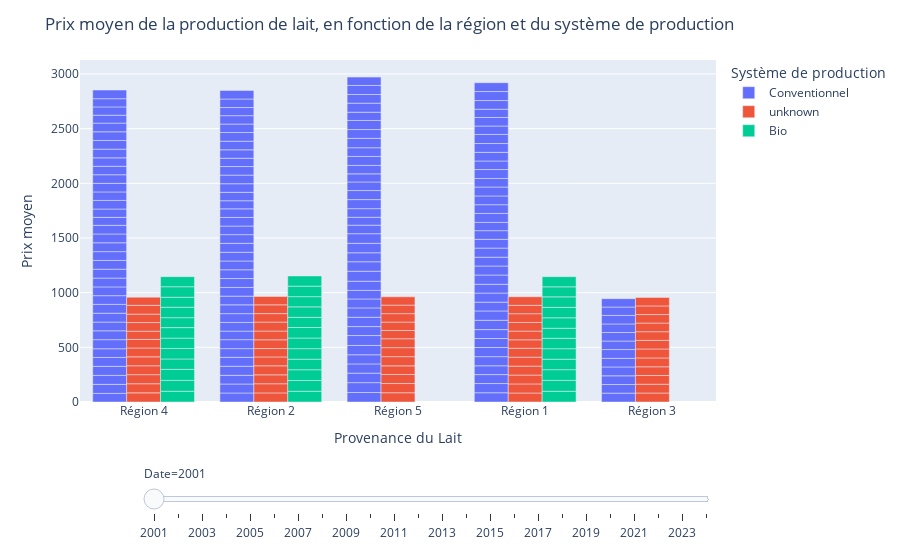

Notebook source saved alongside this figure:
### Code cell
# Vérifiez et triez les données par année si nécessaire.
swiss_production_data['Date'] = pd.to_datetime(swiss_production_data['Date']).dt.year
swiss_production_data = swiss_production_data[swiss_production_data['Date'].between(2001, 2024)]
swiss_production_data.sort_values('Date', inplace=True)

# Créez le graphique avec Plotly Express.
fig = px.bar(
    swiss_production_data, 
    x='Provenance du produit', 
    y='Prix', 
    color='Système de production', 
    barmode='group',
    animation_frame='Date'  
)

# Mise à jour des titres.
fig.update_layout(
    title_text='Prix moyen de la production de lait, en fonction de la région et du système de production',
    xaxis_title='Provenance du Lait',
    yaxis_title='Prix moyen',
)

# Ajouter des détails de hover.
fig.update_traces(
    hovertemplate='Provenance du produit: %{x}<br>Système de production: %{marker.color}<br>Date: %{animation_frame}<br>Prix: %{y}'
)

# Créez des étapes pour le slider.
years = swiss_production_data['Date'].unique()
steps = []
for year in years:
    step = dict(
        method='animate',
        label=str(year),
        args=[[str(year)], {'frame': {'duration': 300, 'redraw': True}, 'mode': 'immediate'}]
    )
    steps.append(step)

# Ajoutez le slider à la figure.
fig.update_layout(
    sliders=[{'steps': steps}]
)

# Supprimez le bouton de lecture automatique.
fig.layout.updatemenus[0].buttons = []

# Affichez le graphique.
fig.show()

### Figure 1 — Plotly figure (JSON) as saved in the notebook; plotly's stock layout.template omitted (floating-point values rounded to 4 significant figures; data arrays with more than 128 entries replaced by an {"elided": "..."} marker saying what was removed)
{"data": [{"alignmentgroup": "True", "hovertemplate": "Provenance du produit: %{x}<br>Système de production: %{marker.color}<br>Date: %{animation_frame}<br>Prix: %{y}", "legendgroup": "Conventionnel", "marker": {"color": "#636efa", "pattern": {"shape": ""}}, "name": "Conventionnel", "offsetgroup": "Conventionnel", "orientation": "v", "showlegend": true, "textposition": "auto", "type": "bar", "x": {"elided": "156 str values"}, "xaxis": "x", "y": {"elided": "156 float values"}, "yaxis": "y"}, {"alignmentgroup": "True", "hovertemplate": "Provenance du produit: %{x}<br>Système de production: %{marker.color}<br>Date: %{animation_frame}<br>Prix: %{y}", "legendgroup": "unknown", "marker": {"color": "#EF553B", "pattern": {"shape": ""}}, "name": "unknown", "offsetgroup": "unknown", "orientation": "v", "showlegend": true, "textposition": "auto", "type": "bar", "x": ["Région 1", "Région 2", "Région 1", "Région 2", "Région 3", "Région 5", "Région 4", "Région 3", "Région 5", "Région 1", "Région 5", "Région 3", "Région 4", "Région 4", "Région 4", "Région 2", "Région 5", "Région 3", "Région 1", "Région 4", "Région 3", "Région 1", "Région 4", "Région 2", "Région 3", "Région 5", "Région 5", "Région 1", "Région 2", "Région 5", "Région 4", "Région 2", "Région 1", "Région 4", "Région 3", "Région 5", "Région 3", "Région 4", "Région 3", "Région 2", "Région 1", "Région 1", "Région 2", "Région 5", "Région 5", "Région 2", "Région 2", "Région 5", "Région 3", "Région 3", "Région 4", "Région 4", "Région 2", "Région 1", "Région 3", "Région 5", "Région 2", "Région 1", "Région 4", "Région 1"], "xaxis": "x", "y": [82.22, 83.32, 83.18, 83.5, 82.01, 84.84, 83.57, 80.61, 84.17, 81.06, 82.61, 79.69, 83.54, 83.01, 81.16, 81.62, 78.93, 79.93, 81.53, 81.44, 80.93, 81.92, 81.19, 82.62, 81.94, 84.14, 82.55, 81.78, 81.16, 81.15, 78.87, 76.67, 77.19, 74.63, 78.54, 75.49, 79.25, 79.07, 79.22, 80.09, 79.39, 79.16, 79.82, 76.66, 77.52, 81.78, 77.73, 78.04, 77.57, 78.98, 76.99, 80.47, 80.3, 80.15, 77.63, 75.87, 76.62, 76.72, 74.45, 78.24], "yaxis": "y"}, {"alignmentgroup": "True", "hovertemplate": "Provenance du produit: %{x}<br>Système de production: %{marker.color}<br>Date: %{animation_frame}<br>Prix: %{y}", "legendgroup": "Bio", "marker": {"color": "#00cc96", "pattern": {"shape": ""}}, "name": "Bio", "offsetgroup": "Bio", "orientation": "v", "showlegend": true, "textposition": "auto", "type": "bar", "x": ["Région 4", "Région 2", "Région 4", "Région 1", "Région 1", "Région 2", "Région 4", "Région 2", "Région 1", "Région 4", "Région 2", "Région 1", "Région 4", "Région 1", "Région 2", "Région 1", "Région 4", "Région 2", "Région 4", "Région 2", "Région 4", "Région 2", "Région 1", "Région 2", "Région 4", "Région 1", "Région 1", "Région 4", "Région 2", "Région 4", "Région 2", "Région 1", "Région 4", "Région 2", "Région 1", "Région 1"], "xaxis": "x", "y": [98.6, 98.28, 99.12, 98.05, 99.71, 98.35, 100.7, 98.16, 97.79, 95.22, 96.78, 95.81, 96.0, 96.15, 96.26, 94.93, 94.58, 97.44, 96.06, 95.82, 91.01, 93.12, 92.06, 95.85, 95.49, 95.47, 95.52, 91.16, 93.47, 96.31, 96.08, 95.94, 91.94, 93.1, 91.94, 92.73], "yaxis": "y"}], "layout": {"barmode": "group", "legend": {"title": {"text": "Système de production"}, "tracegroupgap": 0}, "margin": {"t": 60}, "sliders": [{"active": 0, "currentvalue": {"prefix": "Date="}, "len": 0.9, "pad": {"b": 10, "t": 60}, "steps": [{"args": [["2001"], {"frame": {"duration": 300, "redraw": true}, "mode": "immediate"}], "label": "2001", "method": "animate"}, {"args": [["2002"], {"frame": {"duration": 300, "redraw": true}, "mode": "immediate"}], "label": "2002", "method": "animate"}, {"args": [["2003"], {"frame": {"duration": 300, "redraw": true}, "mode": "immediate"}], "label": "2003", "method": "animate"}, {"args": [["2004"], {"frame": {"duration": 300, "redraw": true}, "mode": "immediate"}], "label": "2004", "method": "animate"}, {"args": [["2005"], {"frame": {"duration": 300, "redraw": true}, "mode": "immediate"}], "label": "2005", "method": "animate"}, {"args": [["2006"], {"frame": {"duration": 300, "redraw": true}, "mode": "immediate"}], "label": "2006", "method": "animate"}, {"args": [["2007"], {"frame": {"duration": 300, "redraw": true}, "mode": "immediate"}], "label": "2007", "method": "animate"}, {"args": [["2008"], {"frame": {"duration": 300, "redraw": true}, "mode": "immediate"}], "label": "2008", "method": "animate"}, {"args": [["2009"], {"frame": {"duration": 300, "redraw": true}, "mode": "immediate"}], "label": "2009", "method": "animate"}, {"args": [["2010"], {"frame": {"duration": 300, "redraw": true}, "mode": "immediate"}], "label": "2010", "method": "animate"}, {"args": [["2011"], {"frame": {"duration": 300, "redraw": true}, "mode": "immediate"}], "label": "2011", "method": "animate"}, {"args": [["2012"], {"frame": {"duration": 300, "redraw": true}, "mode": "immediate"}], "label": "2012", "method": "animate"}, {"args": [["2013"], {"frame": {"duration": 300, "redraw": true}, "mode": "immediate"}], "label": "2013", "method": "animate"}, {"args": [["2014"], {"frame": {"duration": 300, "redraw": true}, "mode": "immediate"}], "label": "2014", "method": "animate"}, {"args": [["2015"], {"frame": {"duration": 300, "redraw": true}, "mode": "immediate"}], "label": "2015", "method": "animate"}, {"args": [["2016"], {"frame": {"duration": 300, "redraw": true}, "mode": "immediate"}], "label": "2016", "method": "animate"}, {"args": [["2017"], {"frame": {"duration": 300, "redraw": true}, "mode": "immediate"}], "label": "2017", "method": "animate"}, {"args": [["2018"], {"frame": {"duration": 300, "redraw": true}, "mode": "immediate"}], "label": "2018", "method": "animate"}, {"args": [["2019"], {"frame": {"duration": 300, "redraw": true}, "mode": "immediate"}], "label": "2019", "method": "animate"}, {"args": [["2020"], {"frame": {"duration": 300, "redraw": true}, "mode": "immediate"}], "label": "2020", "method": "animate"}, {"args": [["2021"], {"frame": {"duration": 300, "redraw": true}, "mode": "immediate"}], "label": "2021", "method": "animate"}, {"args": [["2022"], {"frame": {"duration": 300, "redraw": true}, "mode": "immediate"}], "label": "2022", "method": "animate"}, {"args": [["2023"], {"frame": {"duration": 300, "redraw": true}, "mode": "immediate"}], "label": "2023", "method": "animate"}, {"args": [["2024"], {"frame": {"duration": 300, "redraw": true}, "mode": "immediate"}], "label": "2024", "method": "animate"}], "x": 0.1, "xanchor": "left", "y": 0, "yanchor": "top"}], "title": {"text": "Prix moyen de la production de lait, en fonction de la région et du système de production"}, "updatemenus": [{"direction": "left", "pad": {"r": 10, "t": 70}, "showactive": false, "type": "buttons", "x": 0.1, "xanchor": "right", "y": 0, "yanchor": "top"}], "xaxis": {"anchor": "y", "domain": [0, 1], "title": {"text": "Provenance du Lait"}}, "yaxis": {"anchor": "x", "domain": [0, 1], "title": {"text": "Prix moyen"}}}}
